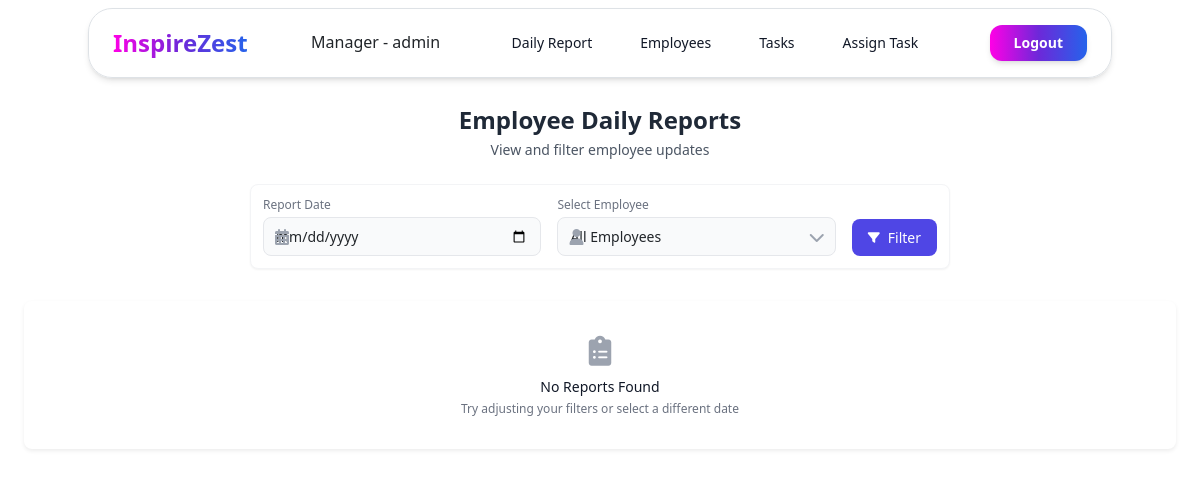
The page /manager/employee/dailyreport/list/ (signed in) on the database as committed earlier.
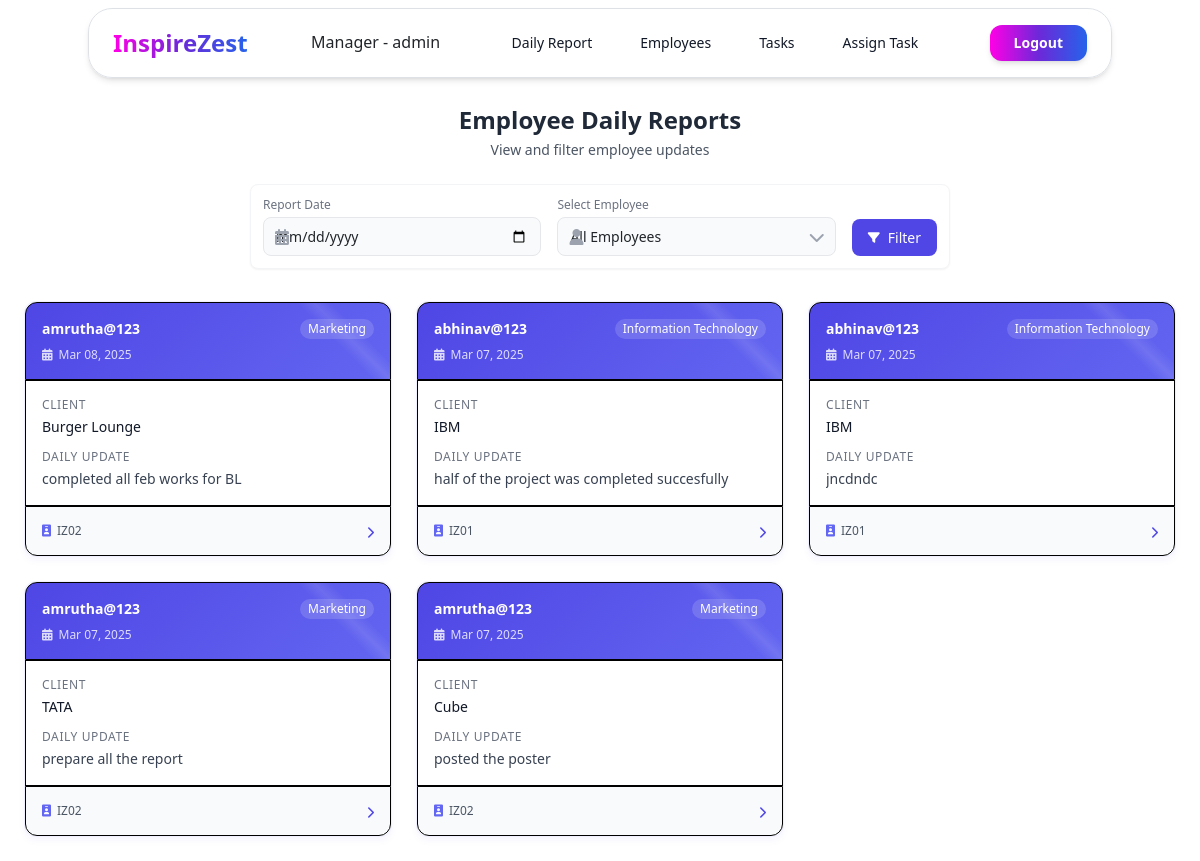
The same page on the database as committed later.
### app/models.py (models this page shows, shortened)
class DailyReport(models.Model):
    employee = models.ForeignKey(CustomUser, on_delete=models.CASCADE)
    client_name = models.CharField(max_length=255)
    report_date = models.DateField(default=timezone.now)
    todays_update = models.TextField()

class CustomUser(AbstractUser):
    DEPARTMENT_CHOICES = [
        ('HR', 'Human Resources'),
        ('IT', 'Information Technology'),
        ('FIN', 'Finance'),
        ('MKT', 'Marketing'),
        ('OPS', 'Operations'),
    ]
    is_verified = models.BooleanField(default=False)
    otp = models.CharField(max_length=10, null=True, blank=True)
    email = models.EmailField(unique=True)
    employee_id = models.CharField(max_length=10, unique=True, null=True)
    department = models.CharField(max_length=3, choices=DEPARTMENT_CHOICES, null=True, blank=True)
    joining_date = models.DateField(null=True, blank=True)
    def __str__(self):
        if self.is_superuser:
            return f"Manager - {self.username}"
        return f"{self.employee_id} - {self.username}"

### app/views.py (the view)
# urls.py: path('manager/employee/dailyreport/list/',views.Manager_employee_daily_report_view,name='manager-daily-report-list'),
def Manager_employee_daily_report_view(request):
    if not request.user.is_superuser:
        return redirect('employee-dashboard')
    reports = DailyReport.objects.all()
    selected_date = request.GET.get('date')
    selected_employee = request.GET.get('employee')
    if selected_date:
        try:
            filter_date = timezone.datetime.strptime(selected_date, '%Y-%m-%d').date()
            reports = reports.filter(report_date=filter_date)
        except ValueError:
            messages.error(request, "Invalid date format")
    if selected_employee:
        reports = reports.filter(employee=selected_employee)
    employees = CustomUser.objects.filter(is_superuser=False)
    reports = reports.order_by('-report_date')
    context = {
        'qs': reports,
        'employees': employees,
        'selected_date': selected_date,
        'selected_employee': selected_employee,
        'today': timezone.now().date()
    }
    return render(request, 'Manager_employee_daily_report.html', context)

### app/templates/Manager_employee_daily_report.html (shortened to what the changed rows need)
{% extends "admin_base.html" %}
{% load widget_tweaks %}
{% block main_block %}
<link href="https://unpkg.com/aos@2.3.1/dist/aos.css" rel="stylesheet">
<div class="page-container mt-20">
    <div class="text-center mt-20 mb-4" data-aos="fade-down">
        <h1 class="text-2xl font-bold text-gray-800">Employee Daily Reports</h1>
    </div>
    {% if qs %}
    <div class="grid grid-cols-1 md:grid-cols-2 lg:grid-cols-3 xl:grid-cols-4 gap-4">
        {% for report in qs %}
        <div class="report-card" data-aos="fade-up" data-aos-delay="{{ forloop.counter|add:100 }}">
            <div class="report-header border border-black">
                <div class="flex items-start justify-between mb-2">
                    <h3 class="text-sm font-semibold text-white truncate">{{ report.employee.username }}</h3>
                    <span class="department-badge px-2 py-0.5 rounded-full text-xs font-medium text-white">
                        {{ report.employee.get_department_display }}
                    </span>
                </div>
                <div class="flex items-center text-white/80 text-xs">
                    <i class="fas fa-calendar-alt mr-1.5"></i>
                    <span>{{ report.report_date|date:"M d, Y" }}</span>
                </div>
            </div>
            <div class="report-content border border-black">
                <div class="space-y-3">
                    <div>
                        <h4 class="text-xs font-medium text-gray-500 uppercase tracking-wider mb-1">Client</h4>
                        <p class="text-sm text-gray-900">{{ report.client_name }}</p>
                    </div>
                    <div>
                        <h4 class="text-xs font-medium text-gray-500 uppercase tracking-wider mb-1">Daily Update</h4>
                        <p class="text-sm text-gray-700 line-clamp-3">{{ report.todays_update }}</p>
                    </div>
                </div>
            </div>
            <div class="report-footer border border-black">
                <div class="flex justify-between items-center">
                    <div class="flex items-center gap-1.5 text-xs text-gray-600">
                        <i class="fas fa-id-badge text-indigo-500"></i>
                        <span>{{ report.employee.employee_id }}</span>
                    </div>
                    <button class="text-indigo-600 hover:text-indigo-800 transition-colors duration-200">
                        <i class="fas fa-chevron-right text-xs"></i>
                    </button>
                </div>
            </div>
        </div>
        {% endfor %}
    </div>
    {% else %}
    <div class="text-center py-8 bg-white rounded-lg shadow-sm" data-aos="fade-up">
        <i class="fas fa-clipboard-list text-3xl text-gray-400 mb-2"></i>
        <h3 class="text-sm font-medium text-gray-900">No Reports Found</h3>
        <p class="text-xs text-gray-500 mt-1">Try adjusting your filters or select a different date</p>
    </div>
    {% endif %}
</div>
{% endblock %}

Rows that differ between the two databases and show on the page:
added DailyReport: employee.username "amrutha@123", employee.department "Marketing", report_date "Mar 08, 2025", client_name "Burger Lounge", todays_update "completed all feb works for BL", employee.employee_id "IZ02"
added DailyReport: employee.username "abhinav@123", employee.department "Information Technology", report_date "Mar 07, 2025", client_name "IBM", todays_update "half of the project was completed succesfully", employee.employee_id "IZ01"
added DailyReport: employee.username "abhinav@123", employee.department "Information Technology", report_date "Mar 07, 2025", client_name "IBM", todays_update "jncdndc", employee.employee_id "IZ01"
added DailyReport: employee.username "amrutha@123", employee.department "Marketing", report_date "Mar 07, 2025", client_name "TATA", todays_update "prepare all the report", employee.employee_id "IZ02"
added DailyReport: employee.username "amrutha@123", employee.department "Marketing", report_date "Mar 07, 2025", client_name "Cube", todays_update "posted the poster", employee.employee_id "IZ02"
Other text that changed with them:
text no longer shown: "No Reports Found Try adjusting your filters or select a different date"
